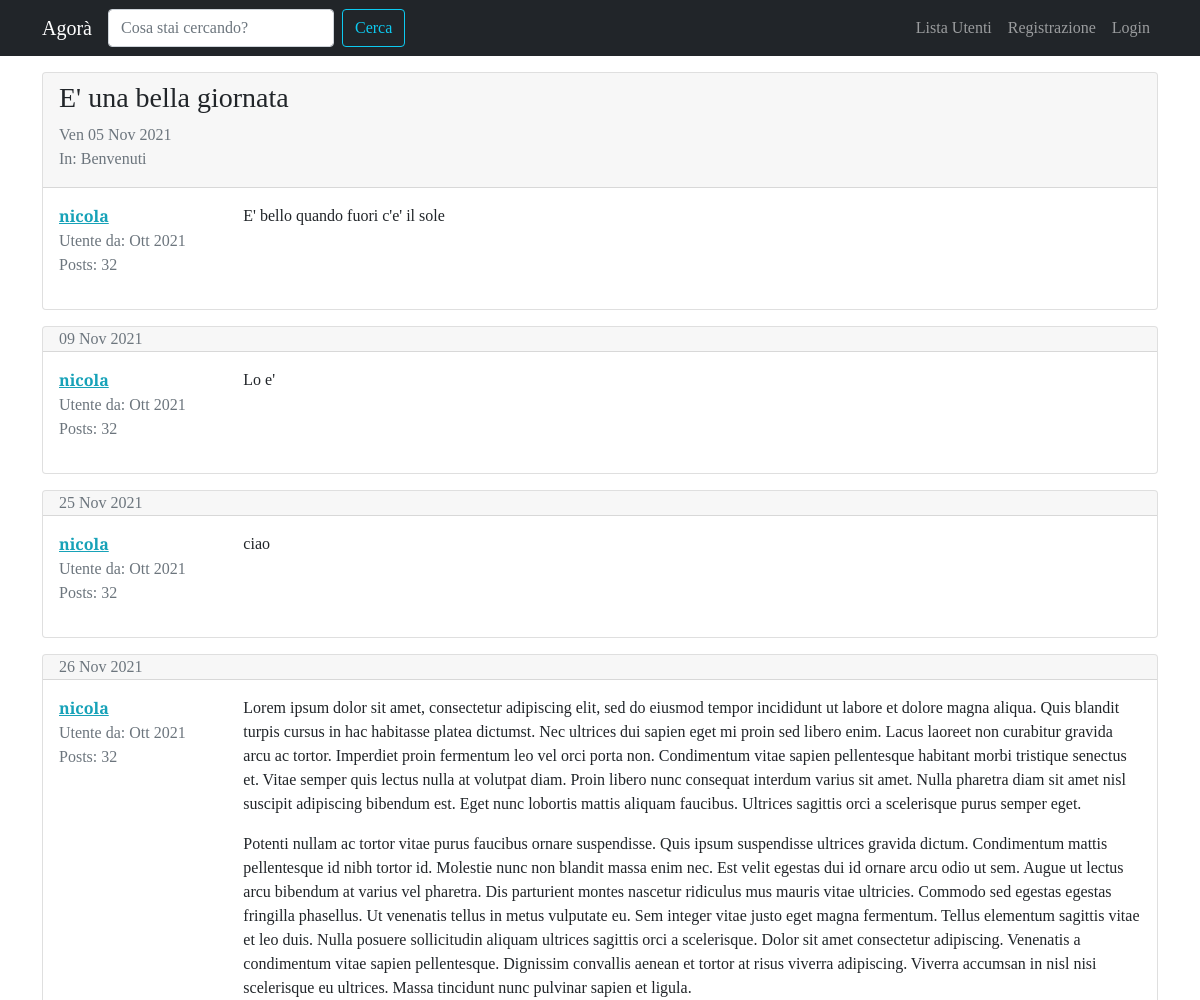
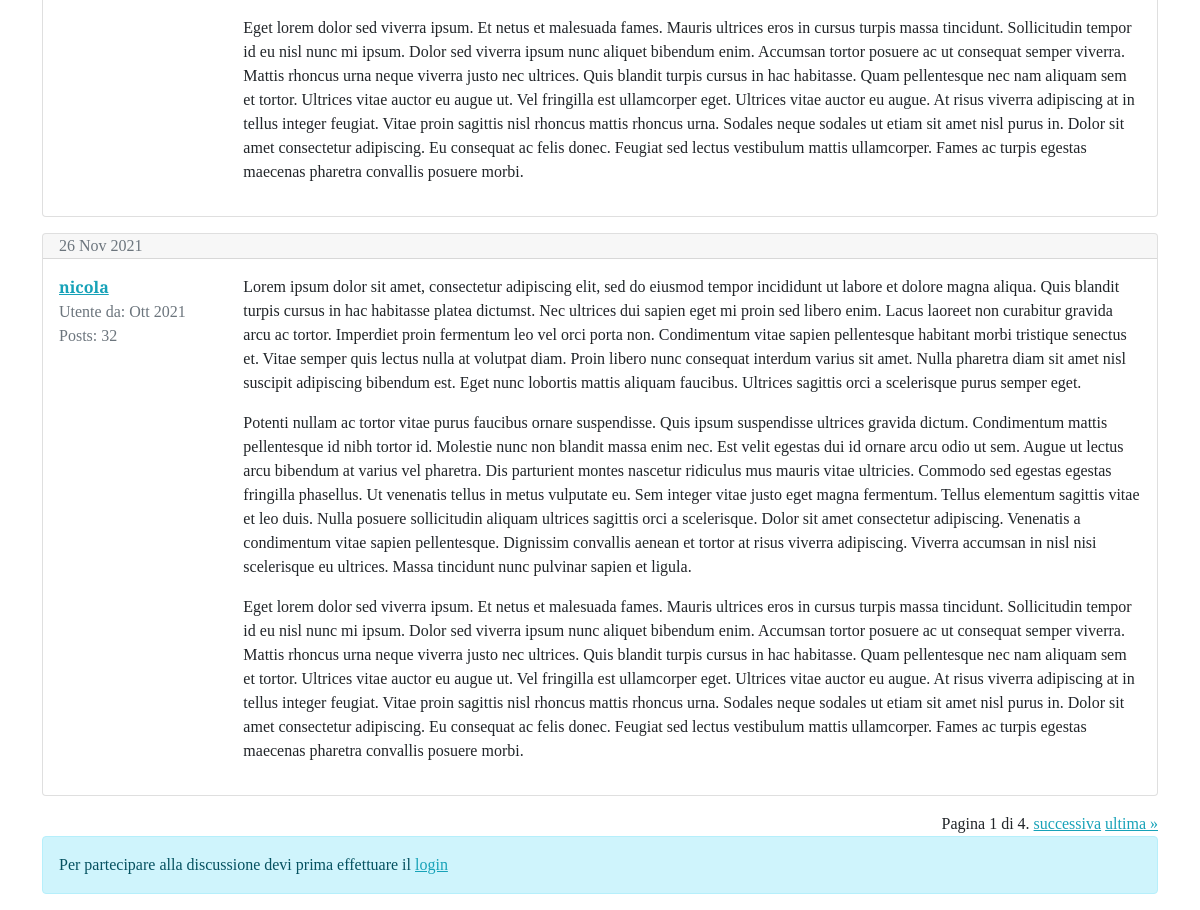
Page /forum/discussione/5/ on the committed database (2 pictures, top to bottom).
### forum/models.py (models this page shows, shortened)
class Discussione(models.Model):
    titolo = models.CharField(max_length=120)
    data_creazione = models.DateTimeField(auto_now_add=True)
    autore_discussione = models.ForeignKey(User, on_delete=models.CASCADE, related_name="discussioni")
    sezione_appartenenza = models.ForeignKey(Sezione, on_delete=models.CASCADE)
    class Meta:
        verbose_name = "Discussione"
        verbose_name_plural = "Discussioni"

class Post(models.Model):
    autore_post = models.ForeignKey(User, on_delete=models.CASCADE, related_name='posts')
    contenuto = models.TextField()
    data_creazione = models.DateTimeField(auto_now_add=True)
    discussione = models.ForeignKey(Discussione, on_delete=models.CASCADE)
    class Meta:
        verbose_name = "Post"
        verbose_name_plural = 'Posts'

class Sezione(models.Model):
    nome_sezione = models.CharField(max_length=80)
    descrizione = models.CharField(max_length=150, blank=True, null=True)
    logo_sezione = models.ImageField(blank=True, null=True)
    def __str__(self):
        return self.nome_sezione
    class Meta:
        verbose_name = "Sezione"
        verbose_name_plural = "Sezioni"

### forum/views.py (the view)
# urls.py: path('discussione/<int:pk>/', views.visualizza_discussione, name='visualizza_discussione'),
def visualizza_discussione(request, pk):
    discussione = get_object_or_404(Discussione, pk=pk)
    posts_discussione = Post.objects.filter(discussione=discussione)
    paginator = Paginator(posts_discussione, 5)
    page = request.GET.get("pagina")
    posts = paginator.get_page(page)
    form_risposta = PostModelForm()
    context = {'discussione': discussione, 'posts_discussione': posts, "form_risposta": form_risposta}
    return render(request, "forum/singola_discussione.html", context)

### forum/forms.py
class PostModelForm(forms.ModelForm):
    class Meta:
        model = Post
        fields = ["contenuto"]
        widgets = {
            "contenuto": forms.Textarea(attrs={'rows': '5'})
        }
        labels = {"contenuto": "Messaggio"}

### forum/templates/forum/singola_discussione.html (shortened to what this page needs)
{% extends 'base.html' %}
{% load crispy_forms_tags %}
{% block content %}
    {% for post in posts_discussione %}
    <div class="card my-3">
        {% if forloop.first and not "pagina" in request.get_full_path %}
        <div class="card-header pb-0">
            <h3>{{ discussione.titolo }}</h3>
            <p class="text-muted">{{ discussione.data_creazione|date:"D d M Y" }}
            <br>In: {{ discussione.sezione_appartenenza }}</p>
        </div>
        {% else %}
        <div class="card-header py-0">
            <p class="text-muted mb-0">
                {{ post.data_creazione|date:"d M Y" }}
            </p>
        </div>
        {% endif %}
        <div class="card-body">
            <div class="row">
                <div class="col-xl-2 col-4">
                    <p class="mb-0"><a href="{% url 'user_profile' username=post.autore_post.username %}"><strong>{{ post.autore_post }}</strong></a></p>
                    <p class="text-muted mb-0">Utente da: {{ post.autore_post.date_joined|date:"M Y" }}</p>
                    <p class="text-muted">Posts: {{ post.autore_post.posts.count }}</p>
                </div>
                <div class="col-xl-10 col-8">
                    <p class="my-0">{{ post.contenuto|linebreaks }}</p>
                </div>
            </div>
        </div>
    </div>
    {% endfor %}
    <div class="text-end">
        <span class="step-links">
            <span class="current">
                Pagina {{ posts_discussione.number }} di {{ posts_discussione.paginator.num_pages }}.
            </span>
            {% if posts_discussione.has_next %}
                <a href="?pagina={{ posts_discussione.next_page_number }}">successiva</a>
                <a href="?pagina={{ posts_discussione.paginator.num_pages }}">ultima &raquo;</a>
            {% endif %}
        </span>
    </div>
    {% if request.user.is_authenticated %}
        {% include 'forum/form_risposta.html' %}
    {% else %}
        <div class="alert alert-info" role="alert">
            Per partecipare alla discussione devi prima effettuare il <a href="{% url 'login' %}?next={{ request.get_full_path }}">login</a>
        </div>
    {% endif %}
{% endblock content %}

### static-storage/css/agora.css (style rules this page uses)
body { font-family: 'Slabo 27px', serif; }
a, a:hover { color: #17a2b8; }

### rows in the picture
Post: autore_post "nicola", autore_post.date_joined "Ott 2021", autore_post.posts.count "32", contenuto "E' bello quando fuori c'e' il sole"
Discussione: titolo "E' una bella giornata", data_creazione "Ven 05 Nov 2021", sezione_appartenenza "Benvenuti"
Post: data_creazione "09 Nov 2021", autore_post "nicola", autore_post.date_joined "Ott 2021", autore_post.posts.count "32", contenuto "Lo e'"
Post: data_creazione "25 Nov 2021", autore_post "nicola", autore_post.date_joined "Ott 2021", autore_post.posts.count "32", contenuto "ciao"
Post: data_creazione "26 Nov 2021", autore_post "nicola", autore_post.date_joined "Ott 2021", autore_post.posts.count "32", contenuto "Lorem ipsum dolor sit amet, consectetur adipiscing elit, sed do eiusmod tempor incididunt ut labore et dolore magna aliqua. Quis blandit turpis cursus in hac habitasse platea dictumst. Nec ultrices dui sapien eget mi proin sed libero enim. Lacus laoreet non curabitur gravida arcu ac tortor. Imperdiet proin fermentum leo vel orci porta non. Condimentum vitae sapien pellentesque habitant morbi tristique senectus et. Vitae semper quis lectus nulla at volutpat diam. Proin libero nunc consequat interdum varius sit amet. Nulla pharetra diam sit amet nisl suscipit adipiscing bibendum est. Eget nunc lobortis mattis aliquam faucibus. Ultrices sagittis orci a scelerisque purus semper eget. Potenti…"
Post: data_creazione "26 Nov 2021", autore_post "nicola", autore_post.date_joined "Ott 2021", autore_post.posts.count "32", contenuto "Lorem ipsum dolor sit amet, consectetur adipiscing elit, sed do eiusmod tempor incididunt ut labore et dolore magna aliqua. Quis blandit turpis cursus in hac habitasse platea dictumst. Nec ultrices dui sapien eget mi proin sed libero enim. Lacus laoreet non curabitur gravida arcu ac tortor. Imperdiet proin fermentum leo vel orci porta non. Condimentum vitae sapien pellentesque habitant morbi tristique senectus et. Vitae semper quis lectus nulla at volutpat diam. Proin libero nunc consequat interdum varius sit amet. Nulla pharetra diam sit amet nisl suscipit adipiscing bibendum est. Eget nunc lobortis mattis aliquam faucibus. Ultrices sagittis orci a scelerisque purus semper eget. Potenti…"

### other values in the picture
{{ posts_discussione.number }} "1"
{{ posts_discussione.paginator.num_pages }} "4"
